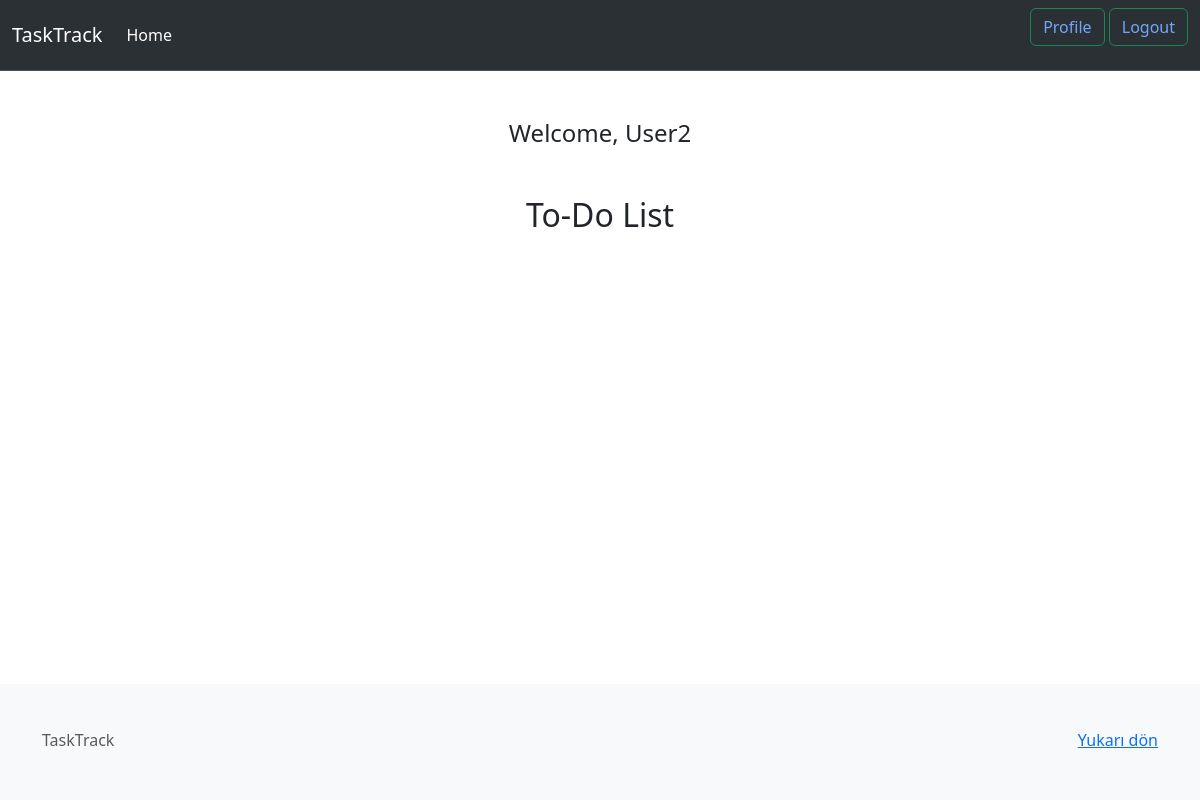
Page / (signed in) on the earlier database version.
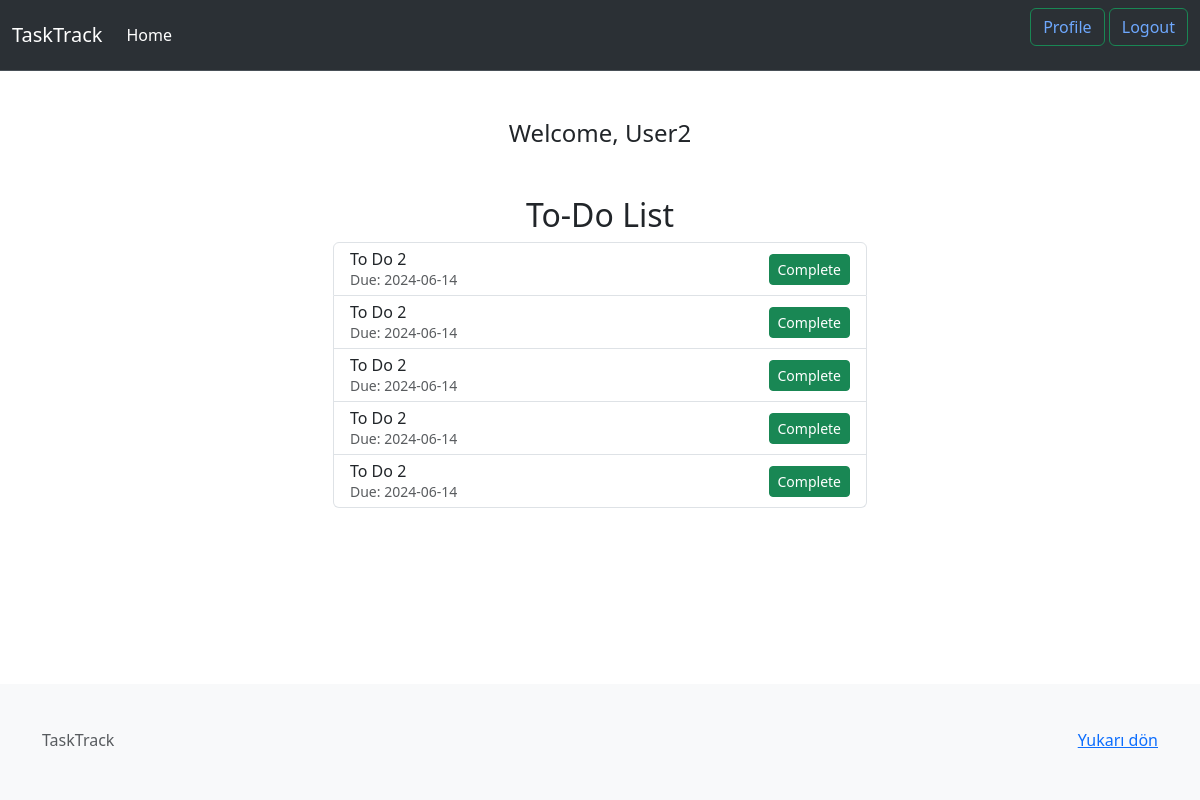
Same page on the later database version.
### main.py (models this page shows, shortened)
class User(UserMixin, db.Model):
    __tablename__ = 'user'
    id = db.Column(db.Integer, primary_key=True)
    name = db.Column(db.String(150), nullable=False)
    email = db.Column(db.String(150), unique=True, nullable=False)
    password = db.Column(db.String(150), nullable=False)
    is_active = db.Column(db.Boolean, default=True)
    tasks = db.relationship('Task', backref='owner',
                            cascade='all, delete-orphan')

class Task(db.Model):
    __tablename__ = 'task'
    id = db.Column(db.Integer, primary_key=True)
    url = db.Column(db.String(200))
    content = db.Column(db.Text, nullable=False)
    due_date = db.Column(db.DateTime, nullable=False, default=lambda: datetime.now(
        timezone.utc))
    date_posted = db.Column(db.DateTime, nullable=False,
                            default=lambda: datetime.now(timezone.utc))
    user_id = db.Column(db.Integer, db.ForeignKey(
        'user.id', ondelete='CASCADE'), nullable=False)
    completed = db.Column(db.Boolean, default=False)

### main.py (the view, shortened to what this page needs)
@app.route('/', methods=['GET', 'POST'])
@login_required
def home():
    tasks = Task.query.filter_by(
        user_id=current_user.id).order_by(Task.id.desc()).all()
    return render_template('index.html', tasks=tasks, user=current_user)

### main.py (called while the page is built)
@login_manager.user_loader
def load_user(id):
    return User.query.get(int(id))

@app.context_processor
def utility_processor():
    return dict(humanize=humanize)

### templates/index.html (shortened to what this page needs)
{% extends 'base.html' %} {% block title %}Home{% endblock %} {% block content
    %}
    <h4 class="text-center">Welcome, {{current_user.name}} </h4>
    <div class="container mt-5">
      <div class="row">
        <div class="col-md-6 offset-md-3">
          <h2 class="text-center">To-Do List</h2>
          <ul class="list-group" id="task-list">
            {% for task in tasks %}
            <li
              class="list-group-item d-flex justify-content-between align-items-center"
            >
              <div>
                <p
                  class="task-desc mb-1 {{ 'completed' if task.completed else '' }}"
                >
                  {{ task.content }}
                </p>
                <small class="text-muted"
                  >Due: {{ task.due_date.strftime('%Y-%m-%d') }}</small
                >
              </div>
              <div>
                <button
                  class="btn btn-sm btn-success complete-btn"
                  data-id="{{ task.id }}"
                >
                {{ 'Undo' if task.completed else 'Complete' }}
                </button>
              </div>
            </li>
            {% endfor %}
          </ul>
        </div>
      </div>
    </div>
    {% endblock %}

### templates/base.html (shortened to what this page needs)
<!DOCTYPE html>
<html lang="en">
  <head>
    <link
      rel="stylesheet"
      href="{{ url_for('static', filename='style.css') }}"
    />
    <link
      href="https://cdn.jsdelivr.net/npm/bootstrap@5.3.3/dist/css/bootstrap.min.css"
      rel="stylesheet"
    />
  </head>
  <body>
    <nav
      class="navbar navbar-expand-lg bg-body-tertiary bg-dark border-bottom border-body"
      data-bs-theme="dark"
    >
      <div class="container-fluid">
        <a class="navbar-brand" href="#">TaskTrack</a>
        <div class="collapse navbar-collapse" id="navbarSupportedContent">
          {% if current_user.is_authenticated %}
          <ul class="navbar-nav me-auto mb-2 mb-lg-0">
            <li class="nav-item">
              {% if current_user.name == 'Admin' %}
              <a class="nav-link active" aria-current="page" href="{{ url_for('admin') }}">Admin</a>
              {% else %}
              <a class="nav-link active" aria-current="page" href="{{ url_for('home') }}">Home</a>
              {% endif %}
            </li>
          </ul>
          <ul>
            <li class="btn btn-outline-success">
              <a
                href="{{url_for('profile')}}"
                class="link-underline link-underline-opacity-0"
                >Profile</a
              >
            </li>
            <li class="btn btn-outline-success">
              <a
                href="{{url_for('logout')}}"
                class="link-underline link-underline-opacity-0"
                >Logout</a
              >
            </li>
            {% endif %}
          </ul>
        </div>
      </div>
    </nav>
    <main class="container mt-5">{% block content %}{% endblock %}</main>
    <footer class="text-body-secondary py-5 bg-light mt-auto ">
      <div class="container">
        <p class="float-end mb-1">
          <a href="#">Yukarı dön</a>
        </p>
        <p class="mb-1">TaskTrack</p>
      </div>
    </footer>
  </body>
</html>

### static/style.css (style rules this page uses)
* { padding: 0; margin: 0; list-style: none; border: 0; outline: 0; line-height: 1; text-decoration: none; box-sizing: border-box; -webkit-font-smoothing: antialiased }
html, body { height: 100%; margin: 0; font-family: "Muli", sans-serif; background: #f8f8f8 }
body { display: flex; flex-direction: column; }
main { flex: 1; }
.container { width: 1200px; margin: 0 auto }

Differences in the rows shown:
added Task: content "To Do 2", due_date "2024-06-14", completed "Complete"
added Task: content "To Do 2", due_date "2024-06-14", completed "Complete"
added Task: content "To Do 2", due_date "2024-06-14", completed "Complete"
added Task: content "To Do 2", due_date "2024-06-14", completed "Complete"
added Task: content "To Do 2", due_date "2024-06-14", completed "Complete"
